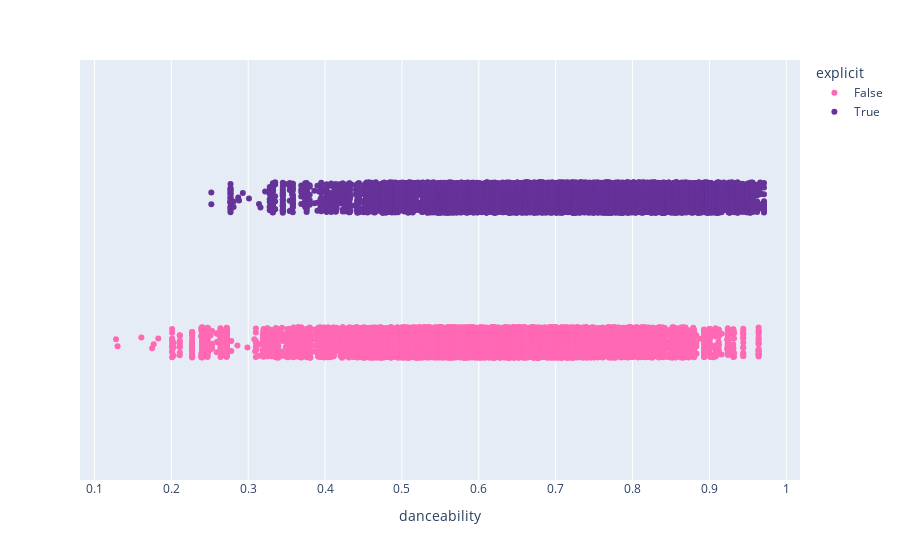

Source (notebook cell):
### Markdown cell above
### **dacneability of songs that are explicit and songs that are not**

### Code cell
px.strip(data_frame=df,x='danceability',color='explicit',color_discrete_sequence=sequence)

### Figure 1 — Plotly figure (JSON) as saved in the notebook; plotly's stock layout.template omitted (floating-point values rounded to 4 significant figures; data arrays with more than 128 entries replaced by an {"elided": "..."} marker saying what was removed)
{"data": [{"alignmentgroup": "True", "boxpoints": "all", "fillcolor": "rgba(255,255,255,0)", "hoveron": "points", "hovertemplate": "explicit=False<br>danceability=%{x}<extra></extra>", "legendgroup": "False", "line": {"color": "rgba(255,255,255,0)"}, "marker": {"color": "hotpink"}, "name": "False", "offsetgroup": "False", "orientation": "h", "pointpos": 0, "showlegend": true, "type": "box", "x": {"elided": "14283 float values"}, "x0": " ", "xaxis": "x", "y0": " ", "yaxis": "y"}, {"alignmentgroup": "True", "boxpoints": "all", "fillcolor": "rgba(255,255,255,0)", "hoveron": "points", "hovertemplate": "explicit=True<br>danceability=%{x}<extra></extra>", "legendgroup": "True", "line": {"color": "rgba(255,255,255,0)"}, "marker": {"color": "rebeccapurple"}, "name": "True", "offsetgroup": "True", "orientation": "h", "pointpos": 0, "showlegend": true, "type": "box", "x": {"elided": "12017 float values"}, "x0": " ", "xaxis": "x", "y0": " ", "yaxis": "y"}], "layout": {"boxmode": "group", "legend": {"title": {"text": "explicit"}, "tracegroupgap": 0}, "margin": {"t": 60}, "xaxis": {"anchor": "y", "domain": [0, 1], "title": {"text": "danceability"}}, "yaxis": {"anchor": "x", "domain": [0, 1]}}}
